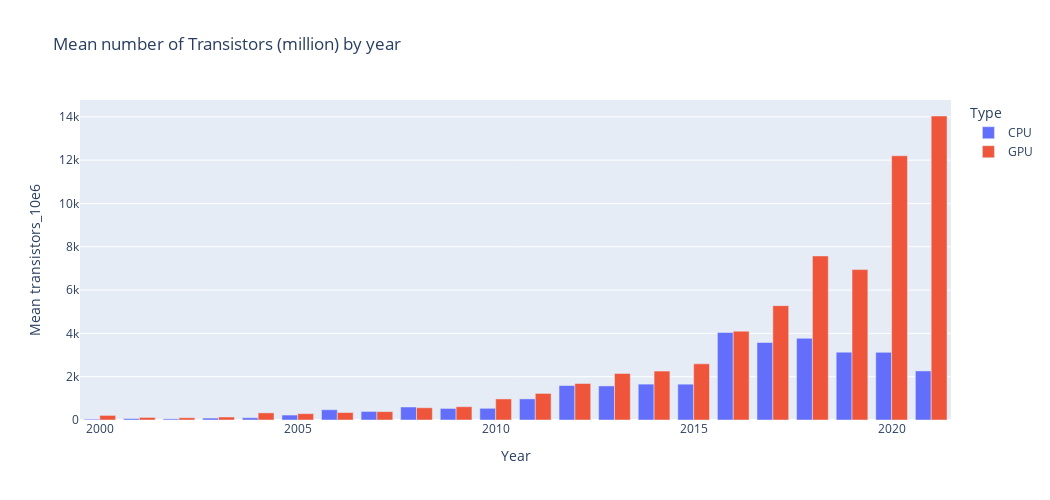

The code cell stored with this chart in its notebook:
### Code cell
df_transistors = df.groupby([df.Year, "Type"])["transistors_10e6"].mean().rename("Mean transistors_10e6").to_frame().reset_index()
fig = px.bar(data_frame=df_transistors, x= "Year", y = "Mean transistors_10e6", color= "Type", barmode="group", title= "Mean number of Transistors (million) by year",height=500,width=1050)
fig.show()
#More Transistors are required for GPU Manufacturing as the years progress

### Figure 1 — Plotly figure (JSON) as saved in the notebook; plotly's stock layout.template omitted (floating-point values rounded to 4 significant figures)
{"data": [{"alignmentgroup": "True", "hovertemplate": "Type=CPU<br>Year=%{x}<br>Mean transistors_10e6=%{y}<extra></extra>", "legendgroup": "CPU", "marker": {"color": "#636efa", "pattern": {"shape": ""}}, "name": "CPU", "offsetgroup": "CPU", "orientation": "v", "showlegend": true, "textposition": "auto", "x": [2000, 2001, 2002, 2003, 2004, 2005, 2006, 2007, 2008, 2009, 2010, 2011, 2012, 2013, 2014, 2015, 2016, 2017, 2018, 2019, 2020, 2021], "xaxis": "x", "y": [38, 65.2, 51.85, 89.32, 104.2, 228.9, 474.1, 395.2, 600.5, 533.9, 539.7, 974.8, 1592.0, 1573.0, 1657.0, 1655.0, 4043.0, 3579.0, 3772.0, 3134.0, 3123.0, 2266.0], "yaxis": "y", "type": "bar"}, {"alignmentgroup": "True", "hovertemplate": "Type=GPU<br>Year=%{x}<br>Mean transistors_10e6=%{y}<extra></extra>", "legendgroup": "GPU", "marker": {"color": "#EF553B", "pattern": {"shape": ""}}, "name": "GPU", "offsetgroup": "GPU", "orientation": "v", "showlegend": true, "textposition": "auto", "x": [2000, 2001, 2002, 2003, 2004, 2005, 2006, 2007, 2008, 2009, 2010, 2011, 2012, 2013, 2014, 2015, 2016, 2017, 2018, 2019, 2020, 2021], "xaxis": "x", "y": [212.3, 118.2, 103.3, 138.6, 329.2, 292.3, 345.5, 386.9, 565.5, 613.8, 972.5, 1228.0, 1686.0, 2148.0, 2260.0, 2594.0, 4103.0, 5281.0, 7577.0, 6947.0, 12200.0, 14040.0], "yaxis": "y", "type": "bar"}], "layout": {"xaxis": {"anchor": "y", "domain": [0, 1], "title": {"text": "Year"}, "type": "linear", "range": [2000.0, 2022.0], "autorange": true}, "yaxis": {"anchor": "x", "domain": [0, 1], "title": {"text": "Mean transistors_10e6"}, "type": "linear", "range": [0, 14780.0], "autorange": true}, "legend": {"title": {"text": "Type"}, "tracegroupgap": 0}, "title": {"text": "Mean number of Transistors (million) by year"}, "barmode": "group", "height": 500, "width": 1050}}
